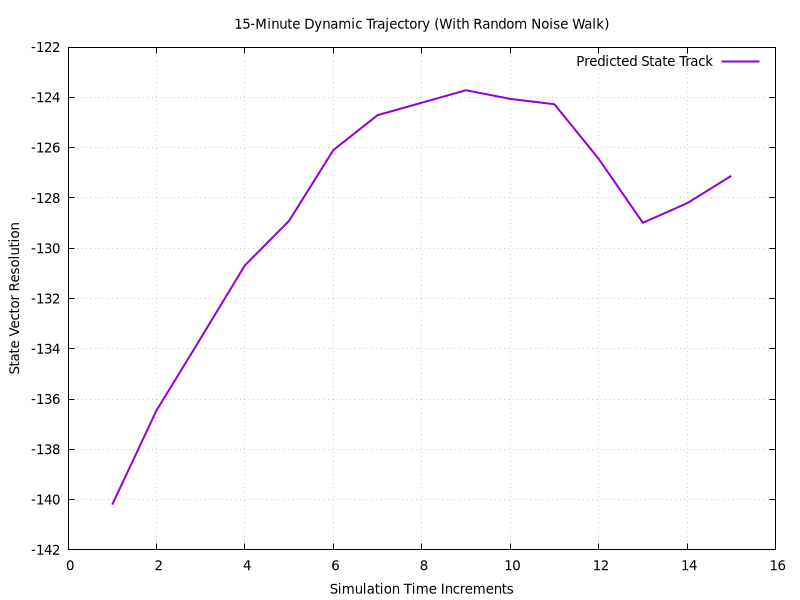

Reproduce this figure in gnuplot.
set datafile separator ','
set term pngcairo size 800,600 font 'Arial,10'
set output 'independent/live_prediction0012.csv.png'
set title '15-Minute Dynamic Trajectory (With Random Noise Walk)'
set xlabel 'Simulation Time Increments'
set ylabel 'State Vector Resolution'
set grid
plot 'independent/live_prediction0012.csv' using 1:2 with lines lw 2 title 'Predicted State Track'
